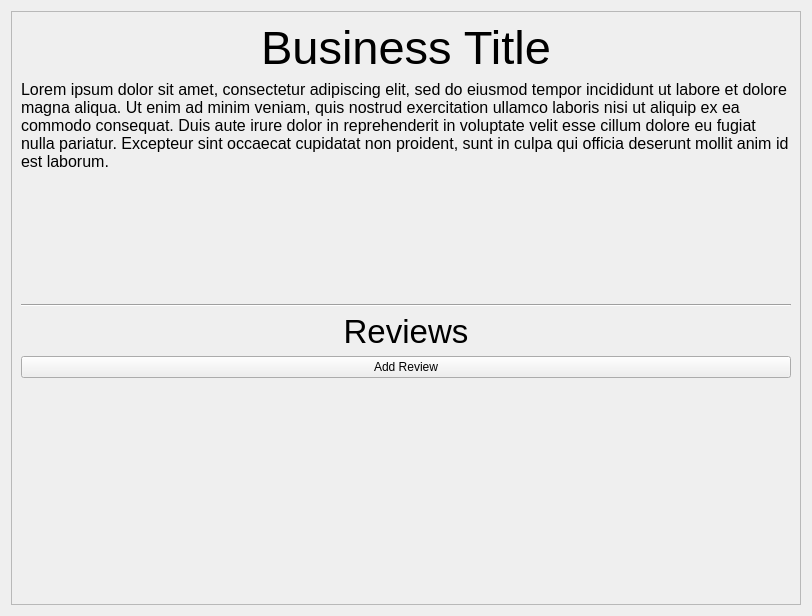
<?xml version="1.0" encoding="UTF-8"?>
<ui version="4.0">
 <class>Form</class>
 <widget class="QWidget" name="Form">
  <property name="geometry">
   <rect>
    <x>0</x>
    <y>0</y>
    <width>812</width>
    <height>616</height>
   </rect>
  </property>
  <property name="sizePolicy">
   <sizepolicy hsizetype="Expanding" vsizetype="Expanding">
    <horstretch>0</horstretch>
    <verstretch>0</verstretch>
   </sizepolicy>
  </property>
  <property name="windowTitle">
   <string>Form</string>
  </property>
  <layout class="QVBoxLayout" name="verticalLayout" stretch="0">
   <item>
    <widget class="QScrollArea" name="scrollArea">
     <property name="horizontalScrollBarPolicy">
      <enum>Qt::ScrollBarPolicy::ScrollBarAlwaysOff</enum>
     </property>
     <property name="sizeAdjustPolicy">
      <enum>QAbstractScrollArea::SizeAdjustPolicy::AdjustToContentsOnFirstShow</enum>
     </property>
     <property name="widgetResizable">
      <bool>true</bool>
     </property>
     <widget class="QWidget" name="scrollAreaWidgetContents">
      <property name="geometry">
       <rect>
        <x>0</x>
        <y>0</y>
        <width>790</width>
        <height>594</height>
       </rect>
      </property>
      <property name="sizePolicy">
       <sizepolicy hsizetype="Expanding" vsizetype="Expanding">
        <horstretch>0</horstretch>
        <verstretch>0</verstretch>
       </sizepolicy>
      </property>
      <layout class="QGridLayout" name="gridLayout_2" rowstretch="0,0,0,0,0,0,0">
       <item row="5" column="0">
        <layout class="QVBoxLayout" name="review_holder"/>
       </item>
       <item row="3" column="0">
        <widget class="QLabel" name="review_label">
         <property name="font">
          <font>
           <pointsize>25</pointsize>
          </font>
         </property>
         <property name="text">
          <string>Reviews</string>
         </property>
         <property name="alignment">
          <set>Qt::AlignmentFlag::AlignCenter</set>
         </property>
        </widget>
       </item>
       <item row="1" column="0">
        <widget class="QLabel" name="description">
         <property name="sizePolicy">
          <sizepolicy hsizetype="Expanding" vsizetype="Expanding">
           <horstretch>0</horstretch>
           <verstretch>0</verstretch>
          </sizepolicy>
         </property>
         <property name="maximumSize">
          <size>
           <width>16777215</width>
           <height>16777215</height>
          </size>
         </property>
         <property name="font">
          <font>
           <pointsize>12</pointsize>
          </font>
         </property>
         <property name="text">
          <string>Lorem ipsum dolor sit amet, consectetur adipiscing elit, sed do eiusmod tempor incididunt ut labore et dolore magna aliqua. Ut enim ad minim veniam, quis nostrud exercitation ullamco laboris nisi ut aliquip ex ea commodo consequat. Duis aute irure dolor in reprehenderit in voluptate velit esse cillum dolore eu fugiat nulla pariatur. Excepteur sint occaecat cupidatat non proident, sunt in culpa qui officia deserunt mollit anim id est laborum.</string>
         </property>
         <property name="scaledContents">
          <bool>false</bool>
         </property>
         <property name="alignment">
          <set>Qt::AlignmentFlag::AlignLeading|Qt::AlignmentFlag::AlignLeft|Qt::AlignmentFlag::AlignTop</set>
         </property>
         <property name="wordWrap">
          <bool>true</bool>
         </property>
        </widget>
       </item>
       <item row="0" column="0">
        <widget class="QLabel" name="title">
         <property name="font">
          <font>
           <pointsize>35</pointsize>
          </font>
         </property>
         <property name="text">
          <string>Business Title</string>
         </property>
         <property name="alignment">
          <set>Qt::AlignmentFlag::AlignCenter</set>
         </property>
        </widget>
       </item>
       <item row="6" column="0">
        <spacer name="verticalSpacer">
         <property name="orientation">
          <enum>Qt::Orientation::Vertical</enum>
         </property>
         <property name="sizeHint" stdset="0">
          <size>
           <width>20</width>
           <height>40</height>
          </size>
         </property>
        </spacer>
       </item>
       <item row="2" column="0">
        <widget class="Line" name="line">
         <property name="orientation">
          <enum>Qt::Orientation::Horizontal</enum>
         </property>
        </widget>
       </item>
       <item row="4" column="0">
        <widget class="QPushButton" name="add_review_button">
         <property name="text">
          <string>Add Review</string>
         </property>
        </widget>
       </item>
      </layout>
     </widget>
    </widget>
   </item>
  </layout>
 </widget>
 <resources/>
 <connections/>
</ui>
